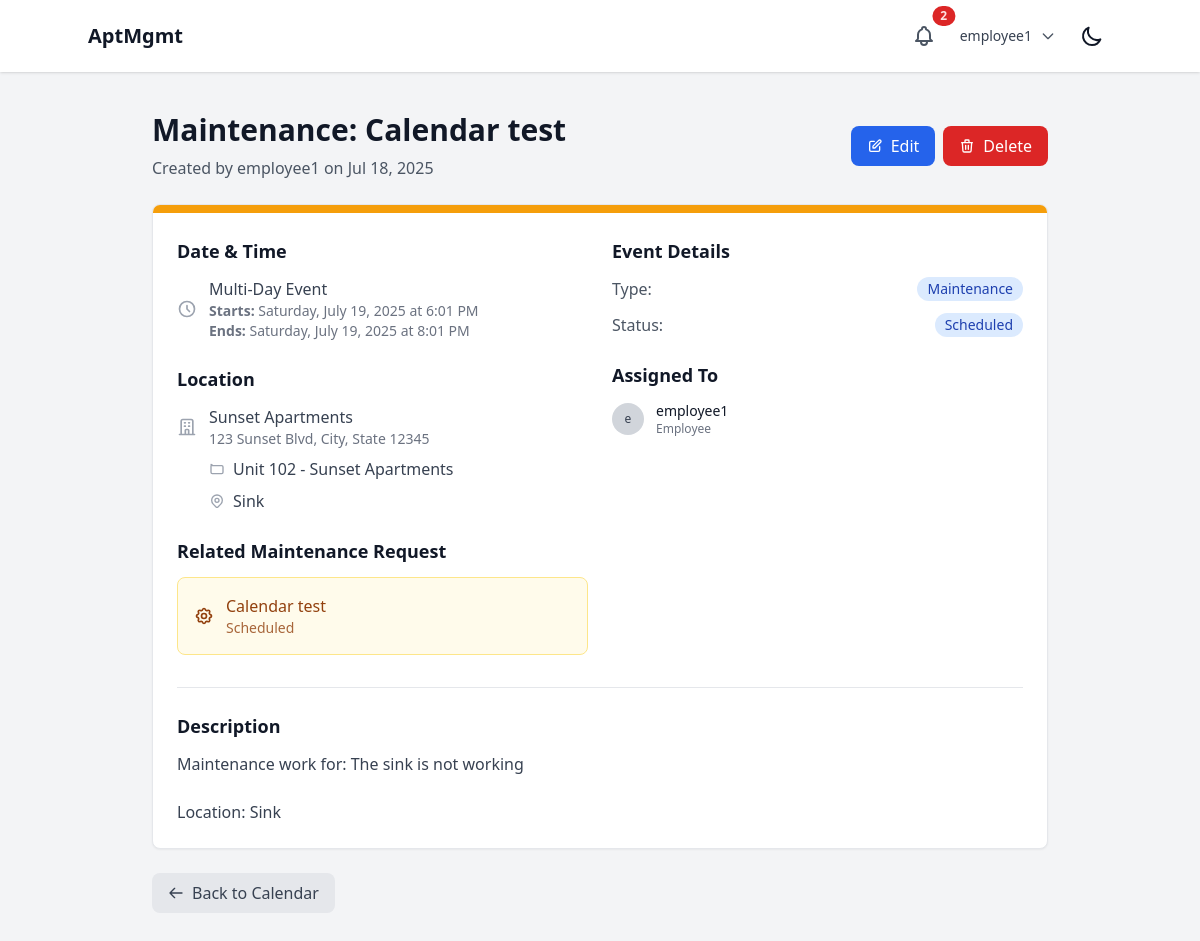
The app's page /calendar/event/14/ (signed in), older data.
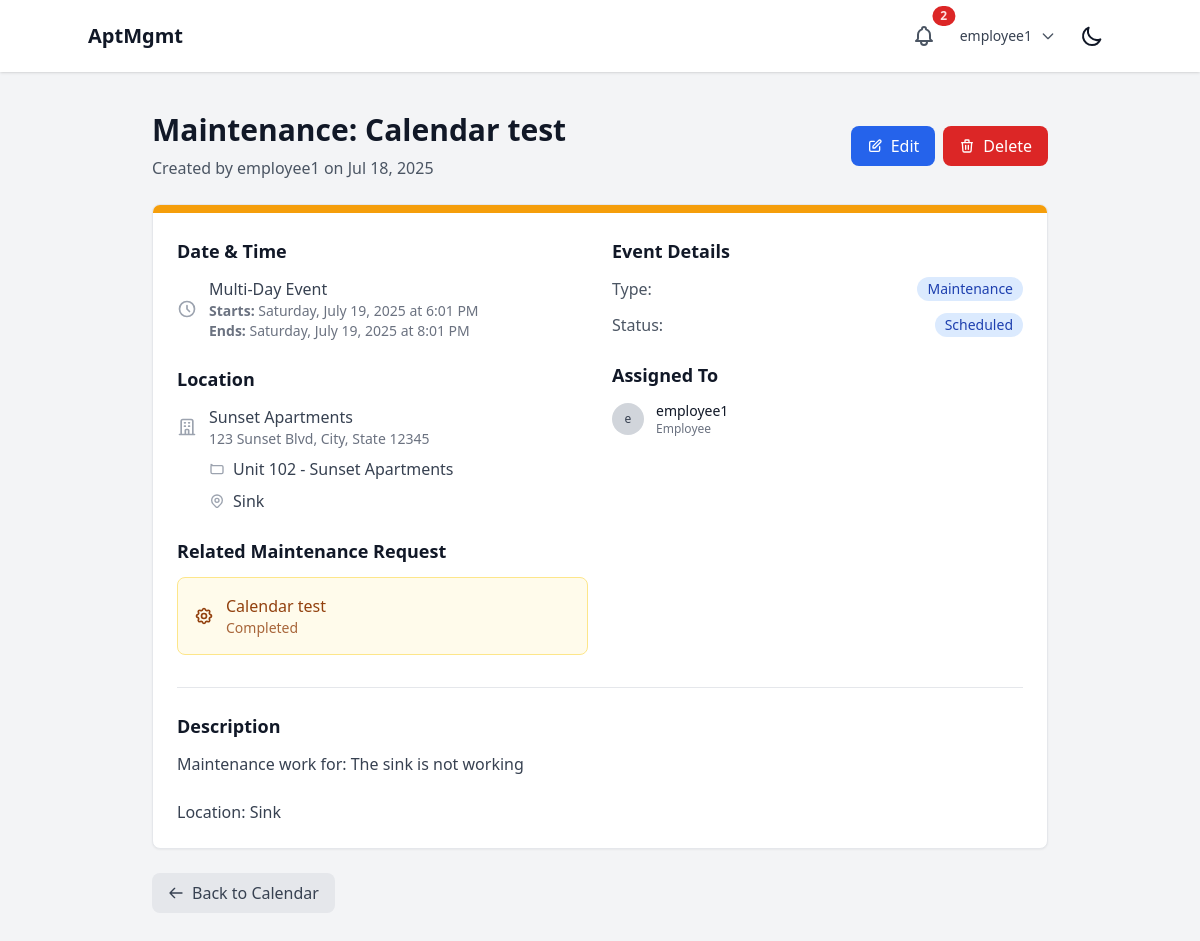
The same page, newer data.
### events/models.py (models this page shows, shortened)
class CalendarEvent(models.Model):
    class EventType(models.TextChoices):
        MAINTENANCE = "MAINTENANCE", "Maintenance"
        MEETING = "MEETING", "Meeting"
        INSPECTION = "INSPECTION", "Inspection"
        WORK_SCHEDULE = "WORK_SCHEDULE", "Work Schedule"
        LEASE_SIGNING = "LEASE_SIGNING", "Lease Signing"
        PROPERTY_SHOWING = "PROPERTY_SHOWING", "Property Showing"
        GENERAL = "GENERAL", "General"
    class Priority(models.TextChoices):
        LOW = "LOW", "Low"
        MEDIUM = "MEDIUM", "Medium"
        HIGH = "HIGH", "High"
        URGENT = "URGENT", "Urgent"
    title = models.CharField(max_length=200)
    description = models.TextField(blank=True)
    event_type = models.CharField(max_length=20, choices=EventType.choices, default=EventType.GENERAL)
    priority = models.CharField(max_length=10, choices=Priority.choices, default=Priority.MEDIUM)
    start_datetime = models.DateTimeField()
    end_datetime = models.DateTimeField()
    is_all_day = models.BooleanField(default=False)
    property = models.ForeignKey(Property, on_delete=models.CASCADE, related_name="events")
    apartment_unit = models.ForeignKey(ApartmentUnit, on_delete=models.CASCADE, related_name="events", null=True, blank=True)
    location_details = models.CharField(max_length=200, blank=True)
    created_by = models.ForeignKey(settings.AUTH_USER_MODEL, on_delete=models.CASCADE, related_name="created_events")
    assigned_to = models.ManyToManyField(settings.AUTH_USER_MODEL, blank=True, related_name="assigned_events")
    maintenance_request = models.ForeignKey(MaintenanceRequest, on_delete=models.CASCADE, null=True, blank=True, related_name="calendar_events")
    is_completed = models.BooleanField(default=False)
    is_cancelled = models.BooleanField(default=False)
    is_private = models.BooleanField(default=False)  # Private to creator only
    created_at = models.DateTimeField(auto_now_add=True)
    updated_at = models.DateTimeField(auto_now=True)
    class Meta:
        ordering = ['start_datetime']

### maintenance/models.py (models this page shows, shortened)
class MaintenanceRequest(models.Model):
    class Status(models.TextChoices):
        SUBMITTED = "SUBMITTED", "Submitted"
        IN_PROGRESS = "IN_PROGRESS", "In Progress"
        SCHEDULED = "SCHEDULED", "Scheduled"
        COMPLETED = "COMPLETED", "Completed"
        CANCELLED = "CANCELLED", "Cancelled"
    class Priority(models.TextChoices):
        LOW = "LOW", "Low"
        MEDIUM = "MEDIUM", "Medium"
        HIGH = "HIGH", "High"
        EMERGENCY = "EMERGENCY", "Emergency"
    title = models.CharField(max_length=200)
    description = models.TextField()
    category = models.ForeignKey(MaintenanceCategory, on_delete=models.CASCADE, related_name="requests")
    property = models.ForeignKey(Property, on_delete=models.CASCADE, related_name="maintenance_requests")
    apartment_unit = models.ForeignKey(ApartmentUnit, on_delete=models.CASCADE, related_name="maintenance_requests", null=True, blank=True)
    location_details = models.CharField(max_length=200, blank=True, help_text="Specific location within unit (e.g., kitchen sink, bathroom)")
    tenant = models.ForeignKey(settings.AUTH_USER_MODEL, on_delete=models.CASCADE, related_name="maintenance_requests")
    status = models.CharField(max_length=20, choices=Status.choices, default=Status.SUBMITTED)
    priority = models.CharField(max_length=20, choices=Priority.choices, default=Priority.MEDIUM)
    assigned_to = models.ForeignKey(settings.AUTH_USER_MODEL, on_delete=models.SET_NULL, null=True, blank=True, related_name="assigned_maintenance_requests")
    scheduled_date = models.DateTimeField(null=True, blank=True)
    estimated_completion = models.DateTimeField(null=True, blank=True)
    created_at = models.DateTimeField(auto_now_add=True)
    updated_at = models.DateTimeField(auto_now=True)
    completed_at = models.DateTimeField(null=True, blank=True)
    class Meta:
        ordering = ['-created_at']

### users/models.py (models this page shows, shortened)
class User(AbstractUser):
    class Role(models.TextChoices):
        SUPERUSER = "SUPERUSER", "Superuser"
        LANDLORD = "LANDLORD", "Landlord"
        EMPLOYEE = "EMPLOYEE", "Employee"
        TENANT = "TENANT", "Tenant"
    role = models.CharField(max_length=50, choices=Role.choices)
    company = models.ForeignKey(Company, on_delete=models.CASCADE, related_name="users", null=True, blank=True)
    property = models.ForeignKey(Property, on_delete=models.SET_NULL, related_name="users", null=True, blank=True)
    apartment_unit = models.ForeignKey('properties.ApartmentUnit', on_delete=models.SET_NULL, null=True, blank=True, related_name="tenant")
    phone_number = models.CharField(max_length=20, blank=True, null=True)
    emergency_contact_name = models.CharField(max_length=100, blank=True, null=True)
    emergency_contact_phone = models.CharField(max_length=20, blank=True, null=True)
    emergency_contact_relationship = models.CharField(max_length=50, blank=True, null=True)

### properties/models.py (models this page shows, shortened)
class Property(models.Model):
    company = models.ForeignKey(Company, on_delete=models.CASCADE, related_name="properties")
    name = models.CharField(max_length=255)
    address = models.TextField()
    created_at = models.DateTimeField(auto_now_add=True)
    updated_at = models.DateTimeField(auto_now=True)
    class Meta:
        verbose_name_plural = "Properties"

class ApartmentUnit(models.Model):
    property = models.ForeignKey(Property, on_delete=models.CASCADE, related_name="units")
    unit_number = models.CharField(max_length=50)
    bedrooms = models.PositiveIntegerField()
    bathrooms = models.PositiveIntegerField()
    rent_amount = models.DecimalField(max_digits=10, decimal_places=2, default=0)
    is_occupied = models.BooleanField(default=False)
    created_at = models.DateTimeField(auto_now_add=True)
    updated_at = models.DateTimeField(auto_now=True)
    def __str__(self):
        return f"Unit {self.unit_number} - {self.property.name}"
    class Meta:
        unique_together = ('property', 'unit_number')
        verbose_name_plural = "Apartment Units"

### events/views.py (the view)
# urls.py: path('event/<int:event_id>/', views.event_detail, name='event_detail'),
@login_required
def event_detail(request, event_id):
    event = get_object_or_404(CalendarEvent, id=event_id)
    if not can_user_view_event(request.user, event):
        return HttpResponseForbidden("You don't have permission to view this event.")
    can_edit = can_user_edit_event(request.user, event)
    return render(request, 'events/event_detail.html', {
        'event': event,
        'can_edit': can_edit
    })

### core/context_processors.py (called while the page is built)
def notifications(request):
    if request.user.is_authenticated:
        unread_notifications = Notification.objects.filter(
            recipient=request.user,
            is_read=False
        ).order_by('-created_at')
        recent_unread_notifications = unread_notifications[:5]
        return {
            'unread_notifications_count': unread_notifications.count(),
            'recent_notifications': recent_unread_notifications,
            'has_unread_notifications': unread_notifications.exists(),
        }
    return {
        'unread_notifications_count': 0,
        'recent_notifications': [],
        'has_unread_notifications': False,
    }

### events/views.py (called while the page is built)
def can_user_view_event(user, event):
    if user.role == User.Role.SUPERUSER:
        return True
    if event.created_by == user or user in event.assigned_to.all():
        return True
    if user.role in [User.Role.LANDLORD, User.Role.EMPLOYEE]:
        return event.property.company == user.company
    return event.property == user.property and not event.is_private

### events/templates/events/event_detail.html (shortened to what the changed rows need)
{% extends 'base.html' %}
{% block content %}
<div class="container mx-auto px-4 py-6">
    <div class="max-w-4xl mx-auto">
        <div class="mb-6">
            <div class="flex items-center justify-between">
                <div>
                    <h1 class="text-3xl font-bold text-gray-900 dark:text-white">{{ event.title }}</h1>
                    <p class="mt-2 text-gray-600 dark:text-gray-400">
                        Created by {{ event.created_by.get_full_name|default:event.created_by.username }}
                        on {{ event.created_at|date:"M d, Y" }}
                    </p>
                </div>
            </div>
        </div>
        <div class="bg-white dark:bg-gray-800 rounded-lg shadow-sm border border-gray-200 dark:border-gray-700 overflow-hidden">
            <div class="p-6">
                <div class="grid grid-cols-1 md:grid-cols-2 gap-6">
                    <div class="space-y-6">
                        <div>
                            <div class="space-y-2">
                                {% if event.is_all_day %}
                                <div class="flex items-center text-gray-700 dark:text-gray-300">
                                    <svg class="w-5 h-5 mr-3 text-gray-400" fill="none" stroke="currentColor" viewBox="0 0 24 24">
                                        <path stroke-linecap="round" stroke-linejoin="round" stroke-width="2" d="M8 7V3m8 4V3m-9 8h10M5 21h14a2 2 0 002-2V7a2 2 0 00-2-2H5a2 2 0 00-2 2v12a2 2 0 002 2z"/>
                                    </svg>
                                    <div>
                                        <div class="font-medium">All Day Event</div>
                                        <div class="text-sm text-gray-500 dark:text-gray-400">
                                            {{ event.start_datetime|date:"l, F d, Y" }}
                                            {% if event.start_datetime.date != event.end_datetime.date %}
                                                - {{ event.end_datetime|date:"l, F d, Y" }}
                                            {% endif %}
                                        </div>
                                    </div>
                                </div>
                                {% else %}
                                <div class="flex items-center text-gray-700 dark:text-gray-300">
                                    <div>
                                        {% if event.start_datetime.date != event.end_datetime.date %}
                                            <div class="font-medium">Multi-Day Event</div>
                                            <div class="text-sm text-gray-500 dark:text-gray-400">
                                                <div><strong>Starts:</strong> {{ event.start_datetime|date:"l, F d, Y" }} at {{ event.start_datetime|date:"g:i A" }}</div>
                                                <div><strong>Ends:</strong> {{ event.end_datetime|date:"l, F d, Y" }} at {{ event.end_datetime|date:"g:i A" }}</div>
                                            </div>
                                        {% else %}
                                            <div class="font-medium">{{ event.start_datetime|date:"l, F d, Y" }}</div>
                                            <div class="text-sm text-gray-500 dark:text-gray-400">
                                                {{ event.start_datetime|date:"g:i A" }} - {{ event.end_datetime|date:"g:i A" }}
                                            </div>
                                        {% endif %}
                                    </div>
                                </div>
                                {% endif %}
                            </div>
                        </div>
                        <div>
                            <div class="space-y-2">
                                <div class="flex items-center text-gray-700 dark:text-gray-300">
                                    <div>
                                        <div class="font-medium">{{ event.property.name }}</div>
                                        <div class="text-sm text-gray-500 dark:text-gray-400">{{ event.property.address }}</div>
                                    </div>
                                </div>
                                {% if event.apartment_unit %}
                                <div class="flex items-center text-gray-700 dark:text-gray-300 ml-8">
                                    <svg class="w-4 h-4 mr-2 text-gray-400" fill="none" stroke="currentColor" viewBox="0 0 24 24">
                                        <path stroke-linecap="round" stroke-linejoin="round" stroke-width="2" d="M3 7v10a2 2 0 002 2h14a2 2 0 002-2V9a2 2 0 00-2-2H5a2 2 0 00-2-2v0"/>
                                    </svg>
                                    <span>{{ event.apartment_unit }}</span>
                                </div>
                                {% endif %}
                                {% if event.location_details %}
                                <div class="flex items-center text-gray-700 dark:text-gray-300 ml-8">
                                    <span>{{ event.location_details }}</span>
                                </div>
                                {% endif %}
                            </div>
                        </div>
                        {% if event.maintenance_request %}
                        <div>
                            <h3 class="text-lg font-semibold text-gray-900 dark:text-white mb-3">Related Maintenance Request</h3>
                            <div class="bg-amber-50 dark:bg-amber-900 border border-amber-200 dark:border-amber-700 rounded-lg p-4">
                                <a href="{% url 'maintenance:detail' event.maintenance_request.id %}"
                                   class="flex items-center text-amber-800 dark:text-amber-200 hover:text-amber-900 dark:hover:text-amber-100">
                                    <div>
                                        <div class="font-medium">{{ event.maintenance_request.title }}</div>
                                        <div class="text-sm opacity-80">{{ event.maintenance_request.get_status_display }}</div>
                                    </div>
                                </a>
                            </div>
                        </div>
                        {% endif %}
                    </div>
                    <div class="space-y-6">
                        <div>
                            <div class="space-y-3">
                                <div class="flex items-center justify-between">
                                    <span class="text-gray-600 dark:text-gray-400">Type:</span>
                                    <span class="inline-flex items-center px-2.5 py-0.5 rounded-full text-sm font-medium bg-blue-100 text-blue-800 dark:bg-blue-800 dark:text-blue-100">
                                        {{ event.get_event_type_display }}
                                    </span>
                                </div>
                            </div>
                        </div>
                    </div>
                </div>
                {% if event.description %}
                <div class="mt-8 pt-6 border-t border-gray-200 dark:border-gray-700">
                    <h3 class="text-lg font-semibold text-gray-900 dark:text-white mb-3">Description</h3>
                    <div class="prose dark:prose-invert max-w-none">
                        <p class="text-gray-700 dark:text-gray-300 whitespace-pre-wrap">{{ event.description }}</p>
                    </div>
                </div>
                {% endif %}
            </div>
        </div>
    </div>
</div>
{% endblock %}

Row changes from the older to the newer data that the page shows:
changed CalendarEvent "Maintenance: Calendar test": maintenance_request.status "Scheduled" → "Completed"
